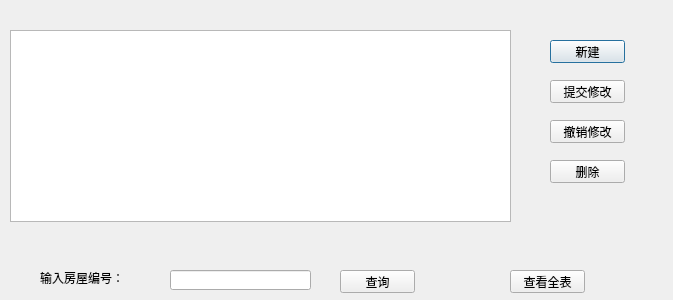
<?xml version="1.0" encoding="UTF-8"?>
<ui version="4.0">
 <class>Depoist</class>
 <widget class="QDialog" name="Depoist">
  <property name="geometry">
   <rect>
    <x>0</x>
    <y>0</y>
    <width>673</width>
    <height>300</height>
   </rect>
  </property>
  <property name="windowTitle">
   <string>押金</string>
  </property>
  <widget class="QTableView" name="tableView">
   <property name="geometry">
    <rect>
     <x>10</x>
     <y>30</y>
     <width>501</width>
     <height>192</height>
    </rect>
   </property>
  </widget>
  <widget class="QPushButton" name="pushButtonAdd">
   <property name="geometry">
    <rect>
     <x>550</x>
     <y>40</y>
     <width>75</width>
     <height>23</height>
    </rect>
   </property>
   <property name="text">
    <string>新建</string>
   </property>
  </widget>
  <widget class="QPushButton" name="pushButton_updata">
   <property name="geometry">
    <rect>
     <x>550</x>
     <y>80</y>
     <width>75</width>
     <height>23</height>
    </rect>
   </property>
   <property name="text">
    <string>提交修改</string>
   </property>
  </widget>
  <widget class="QPushButton" name="pushButton_rollback">
   <property name="geometry">
    <rect>
     <x>550</x>
     <y>120</y>
     <width>75</width>
     <height>23</height>
    </rect>
   </property>
   <property name="text">
    <string>撤销修改</string>
   </property>
  </widget>
  <widget class="QPushButton" name="pushButton_delete">
   <property name="geometry">
    <rect>
     <x>550</x>
     <y>160</y>
     <width>75</width>
     <height>23</height>
    </rect>
   </property>
   <property name="text">
    <string>删除</string>
   </property>
  </widget>
  <widget class="QPushButton" name="pushButton_search">
   <property name="geometry">
    <rect>
     <x>340</x>
     <y>270</y>
     <width>75</width>
     <height>23</height>
    </rect>
   </property>
   <property name="text">
    <string>查询</string>
   </property>
  </widget>
  <widget class="QLabel" name="label">
   <property name="geometry">
    <rect>
     <x>40</x>
     <y>270</y>
     <width>111</width>
     <height>16</height>
    </rect>
   </property>
   <property name="text">
    <string>输入房屋编号：</string>
   </property>
  </widget>
  <widget class="QLineEdit" name="lineEdit">
   <property name="geometry">
    <rect>
     <x>170</x>
     <y>270</y>
     <width>141</width>
     <height>20</height>
    </rect>
   </property>
  </widget>
  <widget class="QPushButton" name="pushButton_search2">
   <property name="geometry">
    <rect>
     <x>510</x>
     <y>270</y>
     <width>75</width>
     <height>23</height>
    </rect>
   </property>
   <property name="text">
    <string>查看全表</string>
   </property>
  </widget>
 </widget>
 <resources/>
 <connections/>
</ui>
